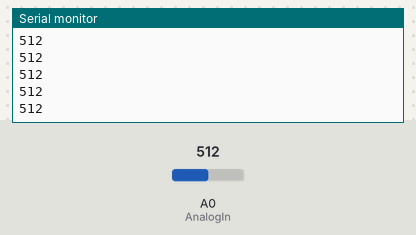
The sketch below on a simulated ESP8266 (NodeMCU). Shown: the last lines printed to the serial monitor. Inputs (shaded band) come from the test bench; at power-on: A0 (AnalogIn) = 512. WiFi joins after 1.5 s; servers stay silent unless stated; random numbers use the default seed unless the sketch sets one; no MQTT or app messages arrive unless stated.

Above: at 2.7 s.
2.8 s: A0 (AnalogIn) set to 306
At 3.7 s:
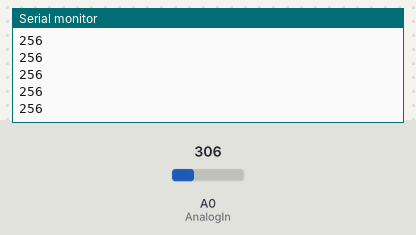
4.3 s: A0 (AnalogIn) set to 122
At 5.1 s:
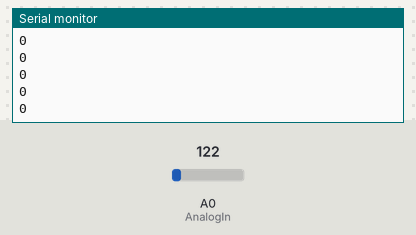
Timing chart, 0 to 6.2 s (numbered marks = the images above; inputs shaded):
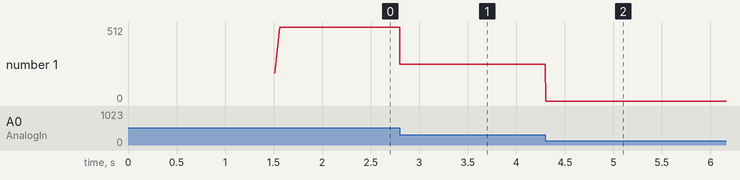

The sketch:

Publish_value_with_switch_analog.ino
```cpp
#include <ESP8266WiFi.h>
#include <PubSubClient.h>
#include <stdlib.h>

// Update these with values suitable for your network.
const int AnalogIn = A0;
const char* ssid = "kuyrai"; // ชื่อ เน็ต
const char* password = "1234567899"; // รหัส เน็ต
const char* mqtt_server = "broker.mqttdashboard.com"; // โบกเกอร์ อาจาร

WiFiClient espClient;
PubSubClient client(espClient);

long count = 0;
long lastMsg = 0;
char destinationTopic[]   = "Pub_fill";

void setup_wifi() {
  delay(10);
  // We start by connecting to a WiFi network
  Serial.println();
  Serial.print("Connecting to ");
  Serial.println(ssid);

  WiFi.begin(ssid, password);

  while (WiFi.status() != WL_CONNECTED) {
    delay(500);
    Serial.print(".");
  }

  randomSeed(micros());

  Serial.println("");
  Serial.println("WiFi connected");
  Serial.println("IP address: ");
  Serial.println(WiFi.localIP());
}

void reconnect() {
  // Loop until we're reconnected
  while (!client.connected()) {
    Serial.print("Attempting MQTT connection...");
    // Attempt to connect
    String clientId = "59070035";
    clientId += String(random(0xffff), HEX);
    if (client.connect(clientId.c_str())) {
      Serial.println("connected");
      // Once connected, publish an announcement...
      client.publish(destinationTopic, "hello, world");
    } else {
      Serial.print("failed, rc=");
      Serial.print(client.state());
      Serial.println(" try again in 5 seconds");
      // Wait 5 seconds before retrying
      delay(1000);
    }
  }
}

void setup() {
  Serial.begin(115200);
  setup_wifi();
  client.setServer(mqtt_server, 1883);
}

void loop() {
  if (!client.connected()) {
    reconnect();
  }
  client.loop();

/* ส่งค่าขึ้นระบบ สำหรับใช้ สวิชหมุน สามารถใช้คู่กับฟังชั่น AnalogWrite */
  int val = 0;
  char value[3];
  val = analogRead(AnalogIn);
  itoa(val, value, 10);
  Serial.println(val);
  client.publish(destinationTopic, value);
  delay(0);

/* ส่งค่าแบบลูปโค้ดเดิมของอาจารย์ */
//  long now = millis();
//  if (now - lastMsg > 2000) {
//    lastMsg = now;
//
//    ++count;
//    String publishStr = "I'm Arduino. - ";
//    publishStr.concat(count); // Concatenate string
//
//    Serial.print("Publishing... : ");
//    Serial.println(publishStr.c_str());
//    client.publish(destinationTopic, publishStr.c_str());
//  }
}
```

Measured:
- after the input at 2.8 s, the serial monitor: prints a new line at once (image 1)
- after the input at 4.3 s, the serial monitor: prints a new line at once (image 2)
- plotted number 1: 512 → 256 after the input at 2.8 s, 256 → 0 after the input at 4.3 s
